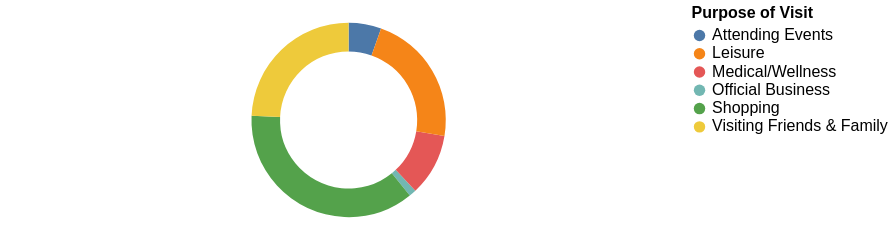

Write a Vega-Lite specification for this figure.
### Vega-Lite specification from a JSON file in a GitHub repository (floating-point values rounded to 4 significant figures)
{"$schema": "https://vega.github.io/schema/vega-lite/v5.json", "width": 600, "height": 200, "data": {"values": [{"Category": "Official Business", "Value": 1.2}, {"Category": "Attending Events", "Value": 5.4}, {"Category": "Medical/Wellness", "Value": 10.3}, {"Category": "Leisure", "Value": 22.1}, {"Category": "Shopping", "Value": 36.4}, {"Category": "Visiting Friends & Family", "Value": 24.2}]}, "encoding": {"color": {"field": "Category", "type": "nominal", "legend": {"title": "Purpose of Visit", "titleFontSize": 14, "labelFontSize": 14, "orient": "right", "offset": 0}}, "theta": {"field": "Value", "type": "quantitative"}, "tooltip": [{"field": "Category", "title": "Purpose of Visit"}, {"field": "Value", "title": "Percentage", "format": ".1f"}]}, "mark": {"type": "arc", "innerRadius": 60, "outerRadius": 85, "tooltip": true}, "config": {"tooltip": {"size": {"value": 15}}}}
